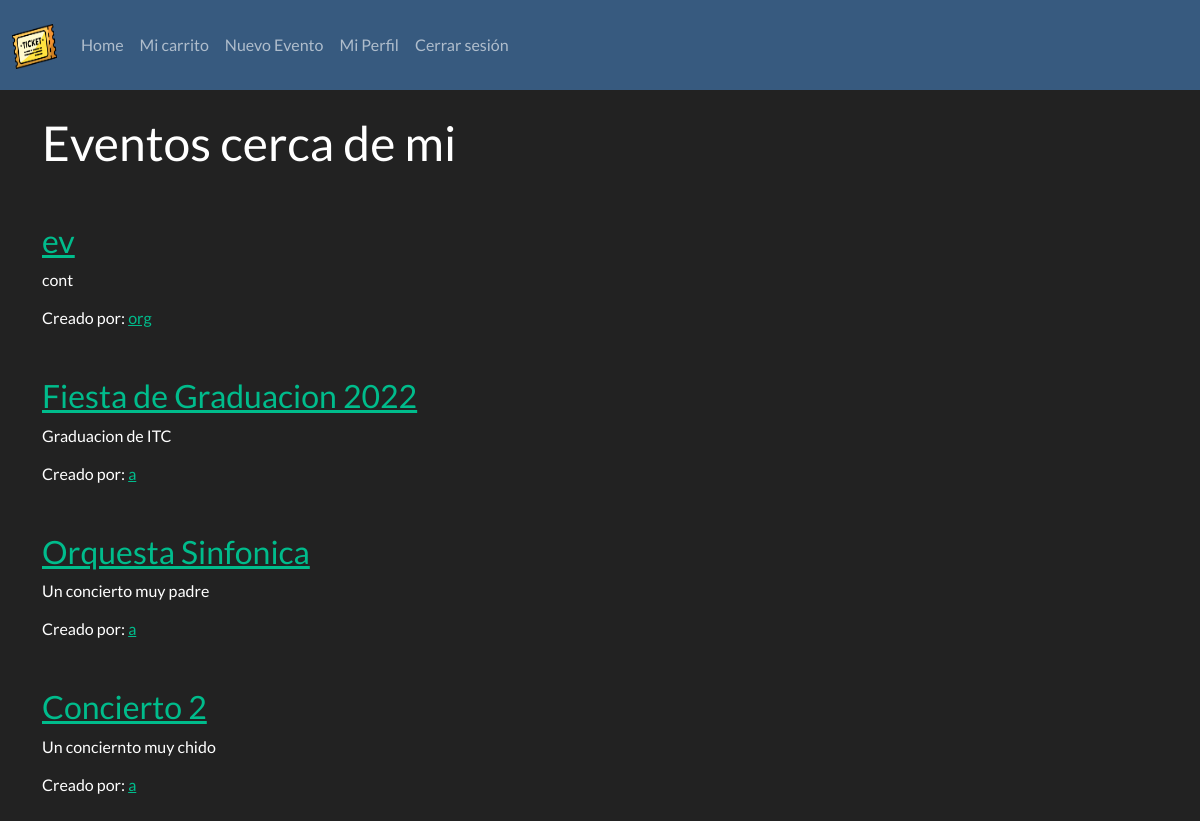
The app's page / (signed in) with its own data.
### app/models.py (models this page shows, shortened)
class Evento(db.Model):
	id = db.Column(db.Integer, primary_key=True)
	nombre = db.Column(db.String(320), nullable=False)
	descripcion = db.Column(db.Text)
	fecha = db.Column(db.DateTime, nullable=False)
	user_id = db.Column(db.Integer, db.ForeignKey('user.id'), nullable=False)
	precio_general = db.Column(db.Float)
	precio_vip = db.Column(db.Float)
	@hybrid_property
	def organizador(self):
		return User.query.filter_by(id=self.user_id).first()

class User(db.Model, UserMixin):
	id = db.Column(db.Integer, primary_key=True)
	nombre = db.Column(db.String(320), nullable=False)
	username = db.Column(db.String(25), unique=True, nullable=False)
	email = db.Column(db.String(320), unique=True, nullable=False)
	password = db.Column(db.String(25), nullable=False)
	eventos = db.relationship('Evento', backref='creator', lazy=True)
	@hybrid_property
	def tipo(self):
		if Administrador.query.filter_by(id=self.id).first():
			return "Administrador"
		elif Comprador.query.filter_by(id=self.id).first():
			return "Comprador"
		elif Organizador.query.filter_by(id=self.id).first():
			return "Organizador"

### app/routes.py (the view)
@app.route('/')
@login_required
def home():
	events = Evento.query.all()
	return render_template('index.html', username=current_user.username, events=events)

### app/models.py (called while the page is built)
@login_manager.user_loader
def load_user(user_id):
	return User.query.get(int(user_id))

### app/templates/index.html (shortened to what this page needs)
{% extends 'layout.html' %}
{% block body %}
<br>
	<h1>Eventos cerca de mi</h1>
	<div class="event-list">
		{% for evento in events %}
			<div class="event-summary">
				<h3><a href="{{ url_for('evento', evento_id=evento.id) }}">{{ evento.nombre }}</a></h3>
				<p>{{ evento.descripcion }}</p>
				<h6>Creado por: <a href="{{ url_for('profile', username=evento.organizador.username) }}">{{ evento.organizador.nombre }}</a></h3>
			</div>
		{% endfor %}
	</div>
<br>
{% endblock %}

### app/templates/layout.html (shortened to what this page needs)
<!DOCTYPE html>
<html lang="en">
<head>
    <link rel="stylesheet" href="https://bootswatch.com/5/darkly/bootstrap.min.css">
    <link rel= "stylesheet" type= "text/css" href= "{{ url_for('static',filename='styles/main.css') }}">
</head>
<body>
    <nav class="navbar navbar-expand-lg navbar-dark bg-primary">
        <div class="container-fluid">
          <a class="navbar-brand" href="{{ url_for('home') }}">
            <img src="{{ url_for('static', filename = 'assets/logo.png') }}" alt="" width="45" height="45" class="d-inline-block align-text-top">
          </a>
          <div class="collapse navbar-collapse" id="navbarSupportedContent">
            <ul class="navbar-nav me-auto mb-2 mb-lg-0">
              <li class="nav-item">
                <a class="nav-link" href="{{ url_for('home') }}">Home</a>
              </li>
              <li class="nav-item">
                <a class="nav-link" href="{{ url_for('carrito') }}">Mi carrito</a>
              </li>
              {% if current_user.tipo == "Organizador" %}
                <li class="nav-item">
                  <a class="nav-link" href="{{ url_for('nuevo_evento') }}">Nuevo Evento</a>
                </li>
              {% endif %}
              {% if current_user.is_authenticated %}
                <li class="nav-item">
                  <a class="nav-link" href="{{ url_for('profile', username=current_user.username) }}">Mi Perfil</a>
                </li>
                <li class="nav-item">
                  <a class="nav-link" href="{{ url_for('logout') }}">Cerrar sesión</a>
                </li>
              {% endif %}
              </ul>
          </div>
        </div>
      </nav>
    <div class="container">
    {% block body %}
    {% endblock %}
    </div>
</body>
</html>

### app/static/styles/main.css (style rules this page uses)
.event-list { margin-top: 50px; }
.event-summary { margin-top: 40px; margin-bottom: 50px; }

### records on screen
Evento: nombre "ev", descripcion "cont", organizador.nombre "org"
Evento: nombre "Fiesta de Graduacion 2022", descripcion "Graduacion de ITC", organizador.nombre "a"
Evento: nombre "Orquesta Sinfonica", descripcion "Un concierto muy padre", organizador.nombre "a"
Evento: nombre "Concierto 2", descripcion "Un conciernto muy chido", organizador.nombre "a"
